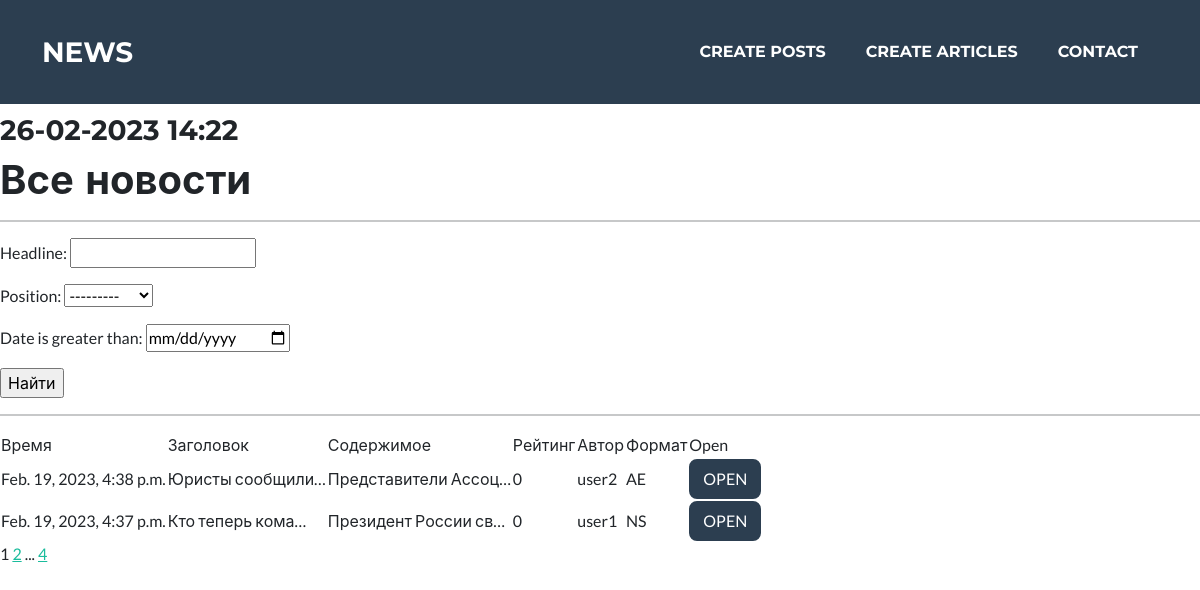
Page /news/ on the committed database.
### NewsPortal/models.py (models this page shows, shortened)
class Post(models.Model):
    date = models.DateTimeField(auto_now_add=True)
    headline = models.CharField(max_length=255, unique=True)
    content = models.TextField()
    post_rating = models.IntegerField(default=0)
    position = models.CharField(max_length=2, choices=POSITIONS, default=news)
    author = models.ForeignKey(Author, on_delete=models.CASCADE)
    categories = models.ManyToManyField(Category, through="PostCategory")
    def __str__(self):
        return f'{self.headline.title()}: {self.content[:25]}'

class Author(models.Model):
    person = models.OneToOneField(User, on_delete=models.CASCADE)
    user_rating = models.IntegerField(default=0)
    def __str__(self):
        return f'{self.person.username}'

### NewsPortal/views.py (the view)
# urls.py: path('', PostsList.as_view(), name='post_list'),
class PostsList(ListView):
    model = Post
    ordering = '-date'
    template_name = 'news.html'
    context_object_name = 'news'
    paginate_by = 2
    def get_context_data(self, **kwargs):
        context = super().get_context_data(**kwargs)
        context['filterset'] = self.filterset
        return context
    def get_queryset(self):
        queryset = super().get_queryset()
        self.filterset = PostFilter(self.request.GET, queryset)
        return self.filterset.qs

### NewsPortal/templatetags/custom_filters.py (called while the page is built)
@register.simple_tag(takes_context=True)
def url_replace(context, **kwargs):
    d = context['request'].GET.copy()
    for k, v in kwargs.items():
        d[k] = v
    return d.urlencode()

### templates/news.html (shortened to what this page needs)
{% extends 'flatpages/default.html' %}
{% load custom_filters %}
{% block content %}
    <h1> Все новости </h1>
    <hr>
    <form action="" method="get">
        {{ filterset.form.as_p }}
        <input type="submit" value="Найти"/>
    </form>
    <hr>
    {% if news %}
        <table>
            <tr>
                <td>Время </td>
                <td>Заголовок </td>
                <td>Содержимое </td>
                <td>Рейтинг </td>
                <td>Автор </td>
                <td>Формат </td>
                <td>Open </td>
            </tr>
            {% for post in news %}
            <tr>
                <td>{{ post.date }}</td>
                <td>{{ post.headline | truncatechars:16 }}</td>
                <td>{{ post.content | truncatechars:20 }}</td>
                <td>{{ post.post_rating }}</td>
                <td>{{ post.author }}</td>
                <td>{{ post.position }}</td>
                <td>
                    <a href="{% url 'post_detail' pk=post.pk %}" class="btn btn-secondary">OPEN</a>
                </td>
            </tr>
            {% endfor %}
        </table>
    {% else %}
        <h2>Новостей нет!</h2>
    {% endif %}
    {{ page_obj.number }}
    {% if page_obj.has_next %}
        <a href="?{% url_replace page=page_obj.next_page_number%}">{{page_obj.next_page_number}}</a>
        {% if paginator.num_pages != page_obj.next_page_number %}
            ...
            <a href="?{% url_replace page=page_obj.paginator.num_pages%}">{{page_obj.paginator.num_pages}}</a>
        {% endif %}
    {% endif %}
{% endblock content %}

### rows in the picture
Post: date "Feb. 19, 2023, 4:38 p.m.", headline "Юристы сообщили…", content "Представители Ассоц…", post_rating "0", author "user2", position "AE"
Post: date "Feb. 19, 2023, 4:37 p.m.", headline "Кто теперь кома…", content "Президент России св…", post_rating "0", author "user1", position "NS"

### other values in the picture
{{ page_obj.number }} "1"
{{ page_obj.next_page_number }} "2"
{{ page_obj.paginator.num_pages }} "4"
